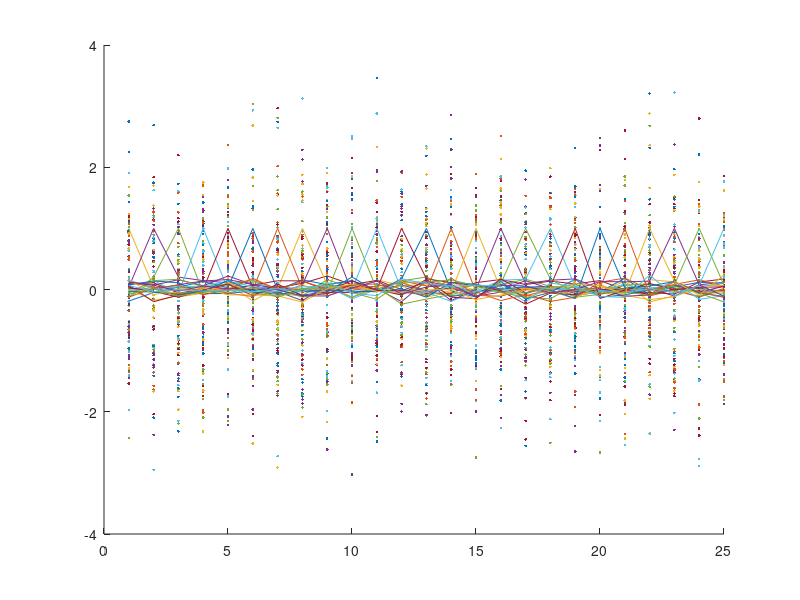
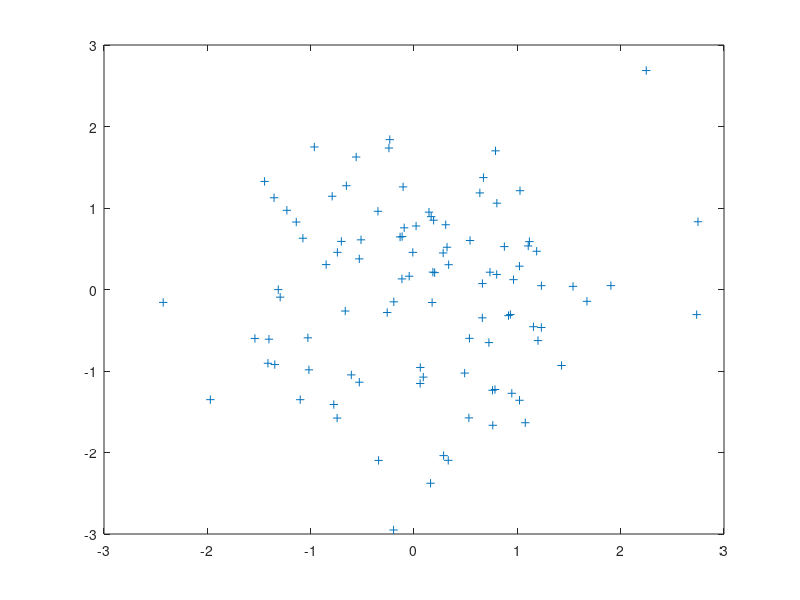

Write MATLAB code to recreate these figures, in order. (Note: this script raises an error after producing the figures.)
clear all; close all;
x=zeros(25,100);
for i=1:25
   x(i,:)=randn(1,100); 
end
figure(1); hold on; 
plot(x,'.');
C=corrcoef(x');
plot(C);

figure(2);
plot(x(1,:),x(2,:),'+');

figure(3);
CC = int8(abs(C*100));
I=label2rgb(CC);
imshow(I);

%x=0:0.4:10;
%y=sin(x);
%plot(x,y,'o');